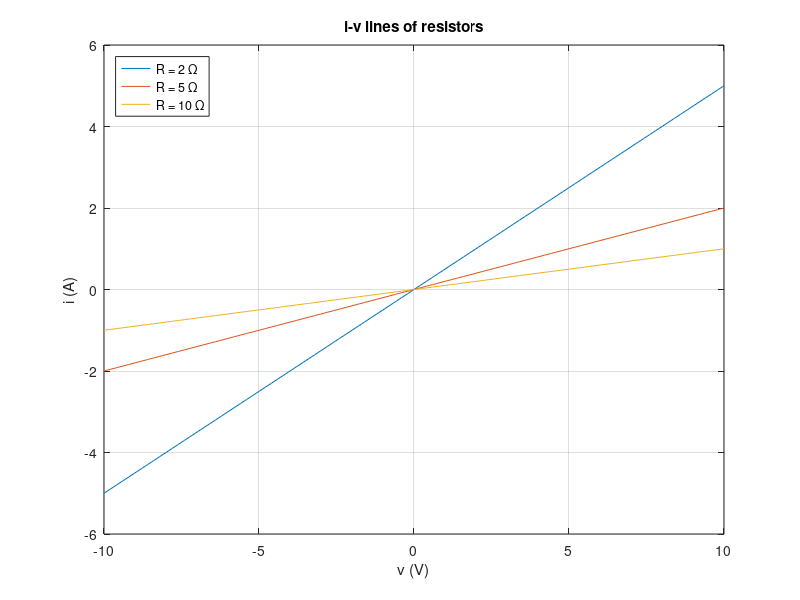

Write MATLAB code to recreate this figure.
% Circuits 1 — Ohm's Law
%title: Ohm's Law, Power and the i-v Line
%ar-title: قانون أوم والقدرة وخط i-v
%lesson: c1-elements-2
%course: circuits-1

%% The example
%ar: مقاومة 5 Ω والتيار 2 A يدخل من +. الجهد v = iR والقدرة i²R والموصلية G = 1/R.
R = 5; i = 2;
v = i*R; p = i^2*R; G = 1/R;
fprintf('v = %g V, p = %g W (check v^2/R = %g W), G = %g S\n', v, p, v^2/R, G)

%% The i-v characteristic
%ar: المقاومة الخطية: خط مستقيم يمر بالأصل وميله 1/R. نرسم ثلاث مقاومات: الأصغر أشد ميلًا (تمرر تيارًا أكبر لنفس الجهد).
v = linspace(-10, 10, 101);
plot(v, v/2, v, v/5, v, v/10); grid on
xlabel('v (V)'); ylabel('i (A)'); title('i-v lines of resistors')
legend('R = 2 \Omega', 'R = 5 \Omega', 'R = 10 \Omega', 'Location', 'northwest')

%% Power is never negative in a resistor
%ar: p = i²R ≥ 0 دائمًا مهما كانت إشارة التيار: المقاومة تمتص دائمًا.
i = -3:3;
fprintf('i = %+g A -> p = %g W\n', [i; i.^2*5])

%%! Project idea: choose the resistor's power rating
%ar: مشروع عملي: لكل تيار متوقع، احسب القدرة واختر أقرب تقدير قياسي للمقاومة (1/8، 1/4، 1/2، 1، 2 W) مع هامش أمان ×2.
ratings = [0.125 0.25 0.5 1 2];
R = 220;
for I = [0.01 0.03 0.05 0.08]
    P = I^2*R; k = find(ratings >= 2*P, 1);
    fprintf('I = %4.0f mA: P = %6.1f mW -> use %g W\n', I*1e3, P*1e3, ratings(k))
end
